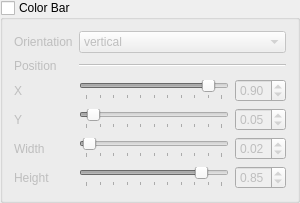
<?xml version="1.0" encoding="UTF-8"?>
<ui version="4.0">
 <class>GroupBox_ColorBar</class>
 <widget class="QGroupBox" name="GroupBox_ColorBar">
  <property name="geometry">
   <rect>
    <x>0</x>
    <y>0</y>
    <width>300</width>
    <height>192</height>
   </rect>
  </property>
  <property name="sizePolicy">
   <sizepolicy hsizetype="Preferred" vsizetype="Fixed">
    <horstretch>0</horstretch>
    <verstretch>0</verstretch>
   </sizepolicy>
  </property>
  <property name="title">
   <string>Color Bar</string>
  </property>
  <property name="checkable">
   <bool>true</bool>
  </property>
  <property name="checked">
   <bool>false</bool>
  </property>
  <layout class="QGridLayout" name="gridLayout">
   <item row="4" column="2">
    <widget class="QSlider" name="horizontalSlider_width">
     <property name="toolTip">
      <string>&lt;html&gt;&lt;head/&gt;&lt;body&gt;&lt;p&gt;width of the color bar&lt;/p&gt;&lt;/body&gt;&lt;/html&gt;</string>
     </property>
     <property name="maximum">
      <number>100</number>
     </property>
     <property name="value">
      <number>2</number>
     </property>
     <property name="orientation">
      <enum>Qt::Horizontal</enum>
     </property>
     <property name="tickPosition">
      <enum>QSlider::TicksBelow</enum>
     </property>
     <property name="tickInterval">
      <number>10</number>
     </property>
    </widget>
   </item>
   <item row="2" column="0">
    <widget class="QLabel" name="label_2">
     <property name="toolTip">
      <string>&lt;html&gt;&lt;head/&gt;&lt;body&gt;&lt;p&gt;lateral position of the left hand corner of the color bar in figure between [0, 1], 0 is the left side.&lt;/p&gt;&lt;/body&gt;&lt;/html&gt;</string>
     </property>
     <property name="text">
      <string>X</string>
     </property>
    </widget>
   </item>
   <item row="3" column="3">
    <widget class="QDoubleSpinBox" name="doubleSpinBox_y">
     <property name="toolTip">
      <string>&lt;html&gt;&lt;head/&gt;&lt;body&gt;&lt;p&gt;vertical position of the bottom of the color bar in figure between [0, 1], 0 is bottom side.&lt;/p&gt;&lt;/body&gt;&lt;/html&gt;</string>
     </property>
     <property name="maximum">
      <double>1.000000000000000</double>
     </property>
     <property name="singleStep">
      <double>0.100000000000000</double>
     </property>
     <property name="value">
      <double>0.050000000000000</double>
     </property>
    </widget>
   </item>
   <item row="2" column="2">
    <widget class="QSlider" name="horizontalSlider_x">
     <property name="toolTip">
      <string>&lt;html&gt;&lt;head/&gt;&lt;body&gt;&lt;p&gt;lateral position of the left hand corner of the color bar in figure between [0, 1], 0 is the left side.&lt;/p&gt;&lt;/body&gt;&lt;/html&gt;</string>
     </property>
     <property name="maximum">
      <number>100</number>
     </property>
     <property name="value">
      <number>90</number>
     </property>
     <property name="orientation">
      <enum>Qt::Horizontal</enum>
     </property>
     <property name="tickPosition">
      <enum>QSlider::TicksBelow</enum>
     </property>
     <property name="tickInterval">
      <number>10</number>
     </property>
    </widget>
   </item>
   <item row="3" column="2">
    <widget class="QSlider" name="horizontalSlider_y">
     <property name="toolTip">
      <string>&lt;html&gt;&lt;head/&gt;&lt;body&gt;&lt;p&gt;vertical position of the bottom of the color bar in figure between [0, 1], 0 is bottom side.&lt;/p&gt;&lt;/body&gt;&lt;/html&gt;</string>
     </property>
     <property name="maximum">
      <number>100</number>
     </property>
     <property name="value">
      <number>5</number>
     </property>
     <property name="orientation">
      <enum>Qt::Horizontal</enum>
     </property>
     <property name="tickPosition">
      <enum>QSlider::TicksBelow</enum>
     </property>
     <property name="tickInterval">
      <number>10</number>
     </property>
    </widget>
   </item>
   <item row="0" column="0">
    <widget class="QLabel" name="label">
     <property name="toolTip">
      <string>&lt;html&gt;&lt;head/&gt;&lt;body&gt;&lt;p&gt;orientation of the color bar&lt;/p&gt;&lt;p&gt;&lt;br/&gt;&lt;/p&gt;&lt;/body&gt;&lt;/html&gt;</string>
     </property>
     <property name="text">
      <string>Orientation</string>
     </property>
    </widget>
   </item>
   <item row="4" column="0">
    <widget class="QLabel" name="label_5">
     <property name="toolTip">
      <string>&lt;html&gt;&lt;head/&gt;&lt;body&gt;&lt;p&gt;width of the color bar&lt;/p&gt;&lt;/body&gt;&lt;/html&gt;</string>
     </property>
     <property name="text">
      <string>Width</string>
     </property>
    </widget>
   </item>
   <item row="1" column="0">
    <widget class="QLabel" name="label_4">
     <property name="text">
      <string>Position</string>
     </property>
    </widget>
   </item>
   <item row="4" column="3">
    <widget class="QDoubleSpinBox" name="doubleSpinBox_width">
     <property name="toolTip">
      <string>&lt;html&gt;&lt;head/&gt;&lt;body&gt;&lt;p&gt;width of the color bar&lt;/p&gt;&lt;/body&gt;&lt;/html&gt;</string>
     </property>
     <property name="maximum">
      <double>1.000000000000000</double>
     </property>
     <property name="singleStep">
      <double>0.100000000000000</double>
     </property>
     <property name="value">
      <double>0.020000000000000</double>
     </property>
    </widget>
   </item>
   <item row="2" column="3">
    <widget class="QDoubleSpinBox" name="doubleSpinBox_x">
     <property name="toolTip">
      <string>&lt;html&gt;&lt;head/&gt;&lt;body&gt;&lt;p&gt;lateral position of the left hand corner of the color bar in figure between [0, 1], 0 is the left side.&lt;/p&gt;&lt;/body&gt;&lt;/html&gt;</string>
     </property>
     <property name="maximum">
      <double>1.000000000000000</double>
     </property>
     <property name="singleStep">
      <double>0.100000000000000</double>
     </property>
     <property name="value">
      <double>0.900000000000000</double>
     </property>
    </widget>
   </item>
   <item row="0" column="2" colspan="2">
    <widget class="QComboBox" name="comboBox_orientation">
     <property name="toolTip">
      <string>&lt;html&gt;&lt;head/&gt;&lt;body&gt;&lt;p&gt;orientation of the color bar&lt;/p&gt;&lt;p&gt;&lt;br/&gt;&lt;/p&gt;&lt;/body&gt;&lt;/html&gt;</string>
     </property>
     <item>
      <property name="text">
       <string>vertical</string>
      </property>
     </item>
     <item>
      <property name="text">
       <string>horizontal</string>
      </property>
     </item>
    </widget>
   </item>
   <item row="3" column="0">
    <widget class="QLabel" name="label_3">
     <property name="toolTip">
      <string>&lt;html&gt;&lt;head/&gt;&lt;body&gt;&lt;p&gt;vertical position of the bottom of the color bar in figure between [0, 1], 0 is bottom side.&lt;/p&gt;&lt;/body&gt;&lt;/html&gt;</string>
     </property>
     <property name="text">
      <string>Y</string>
     </property>
    </widget>
   </item>
   <item row="5" column="0">
    <widget class="QLabel" name="label_6">
     <property name="toolTip">
      <string>&lt;html&gt;&lt;head/&gt;&lt;body&gt;&lt;p&gt;height of the color bar&lt;/p&gt;&lt;/body&gt;&lt;/html&gt;</string>
     </property>
     <property name="text">
      <string>Height</string>
     </property>
    </widget>
   </item>
   <item row="5" column="2">
    <widget class="QSlider" name="horizontalSlider_height">
     <property name="toolTip">
      <string>&lt;html&gt;&lt;head/&gt;&lt;body&gt;&lt;p&gt;height of the color bar&lt;/p&gt;&lt;/body&gt;&lt;/html&gt;</string>
     </property>
     <property name="maximum">
      <number>100</number>
     </property>
     <property name="value">
      <number>85</number>
     </property>
     <property name="orientation">
      <enum>Qt::Horizontal</enum>
     </property>
     <property name="tickPosition">
      <enum>QSlider::TicksBelow</enum>
     </property>
     <property name="tickInterval">
      <number>10</number>
     </property>
    </widget>
   </item>
   <item row="5" column="3">
    <widget class="QDoubleSpinBox" name="doubleSpinBox_height">
     <property name="toolTip">
      <string>&lt;html&gt;&lt;head/&gt;&lt;body&gt;&lt;p&gt;height of the color bar&lt;/p&gt;&lt;/body&gt;&lt;/html&gt;</string>
     </property>
     <property name="maximum">
      <double>1.000000000000000</double>
     </property>
     <property name="singleStep">
      <double>0.100000000000000</double>
     </property>
     <property name="value">
      <double>0.850000000000000</double>
     </property>
    </widget>
   </item>
   <item row="1" column="2" colspan="2">
    <widget class="Line" name="line">
     <property name="orientation">
      <enum>Qt::Horizontal</enum>
     </property>
    </widget>
   </item>
  </layout>
 </widget>
 <resources/>
 <connections/>
</ui>
